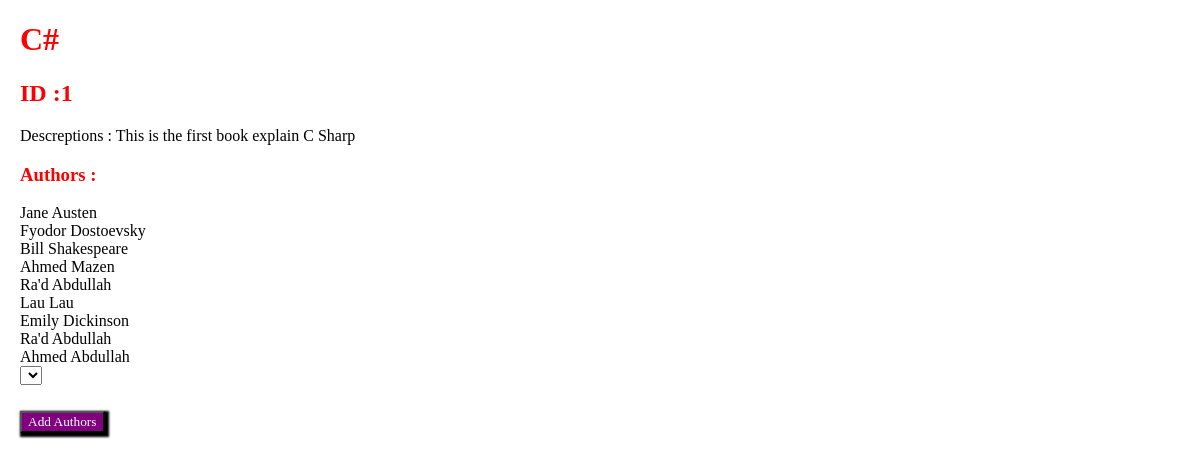
Screenshot of /books/1 with the database file from the repository.
### App/models.py (models this page shows)
class Book(models.Model):
	title = models.CharField(max_length=255)
	desc=models.TextField()
	created_at = models.DateTimeField(auto_now_add=True)
	updated_at = models.DateTimeField(auto_now=True)

class Publisher(models.Model):
	first_name = models.CharField(max_length=255)
	last_name = models.CharField(max_length=255)
	notes=models.TextField(default = 'The Publisher is Dead !')
	books = models.ManyToManyField(Book, related_name="publishers")
	created_at = models.DateTimeField(auto_now_add=True)
	updated_at = models.DateTimeField(auto_now=True)

### App/views.py (the view)
# urls.py: path('books/<int:id>' , views.BookView),
def BookView(request , id):
    context={
        'oneBook' : Book.objects.get(id = int(id)),
        'Publishers' : Publisher.objects.all()
    }
    return render ( request , 'index3.html' , context)

### App/templates/index3.html (shortened to what this page needs)
<!DOCTYPE html>
<html lang="en">
<head>
</head>
<body>
    <h1>{{oneBook.title}}</h1>
    <h2>ID :{{oneBook.id}}</h2>
    <P>Descreptions : {{oneBook.desc}}</P>
    <h3>Authors : </h3>
    <div>
        {%for Auth in oneBook.publishers.all%}
        {{Auth.first_name}} {{Auth.last_name}}
        <br>
        {%endfor%}
    </div>
    <form action="/addPupToBook/{{oneBook.id}}" method="post">
        <select name="selectAuthor">
        </select>
        <p><input class="btn" type="submit" , value="Add Authors"></p>
    </form>
</body>
</html>

### App/templates/index3.html (style rules this page uses)
h1, h2, h3 { color: red; font-family: cursive; }
p { font-family: cursive; }
div { font-family: cursive; }
body { margin-left: 20px; }
.btn { box-shadow: 2px 2px 2px 2px black; background-color: purple; color: white; font-family: cursive; margin-right: 50px; margin-top: 10px; }
select { font-family: cursive; }

### rows the page displays
Book: title "C#", id "1", desc "This is the first book explain C Sharp"
Publisher: first_name "Jane", last_name "Austen"
Publisher: first_name "Fyodor", last_name "Dostoevsky"
Publisher: first_name "Bill", last_name "Shakespeare"
Publisher: first_name "Ahmed", last_name "Mazen"
Publisher: first_name "Ra'd", last_name "Abdullah"
Publisher: first_name "Lau", last_name "Lau"
Publisher: first_name "Emily", last_name "Dickinson"
Publisher: first_name "Ra'd", last_name "Abdullah"
Publisher: first_name "Ahmed", last_name "Abdullah"
